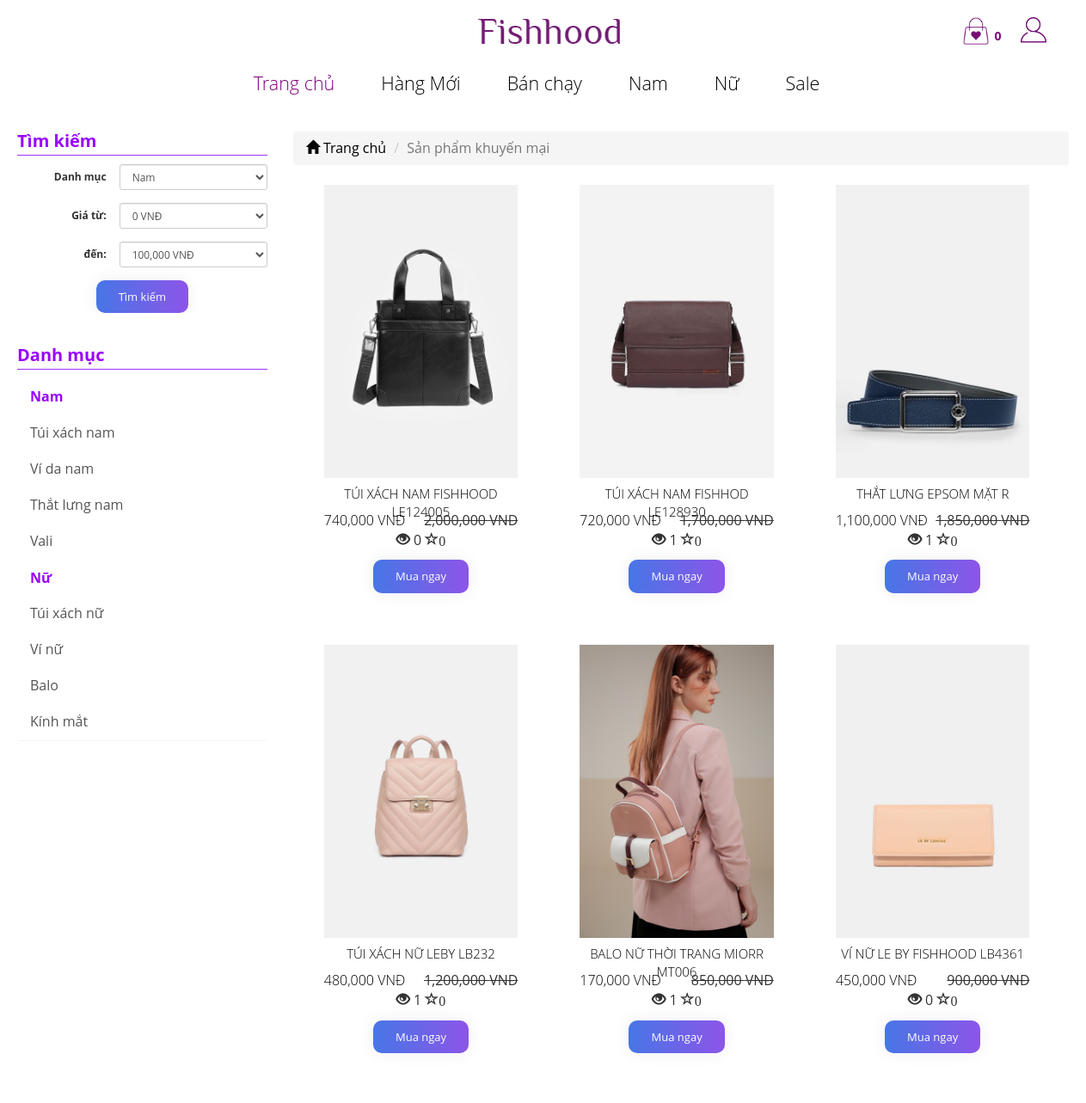
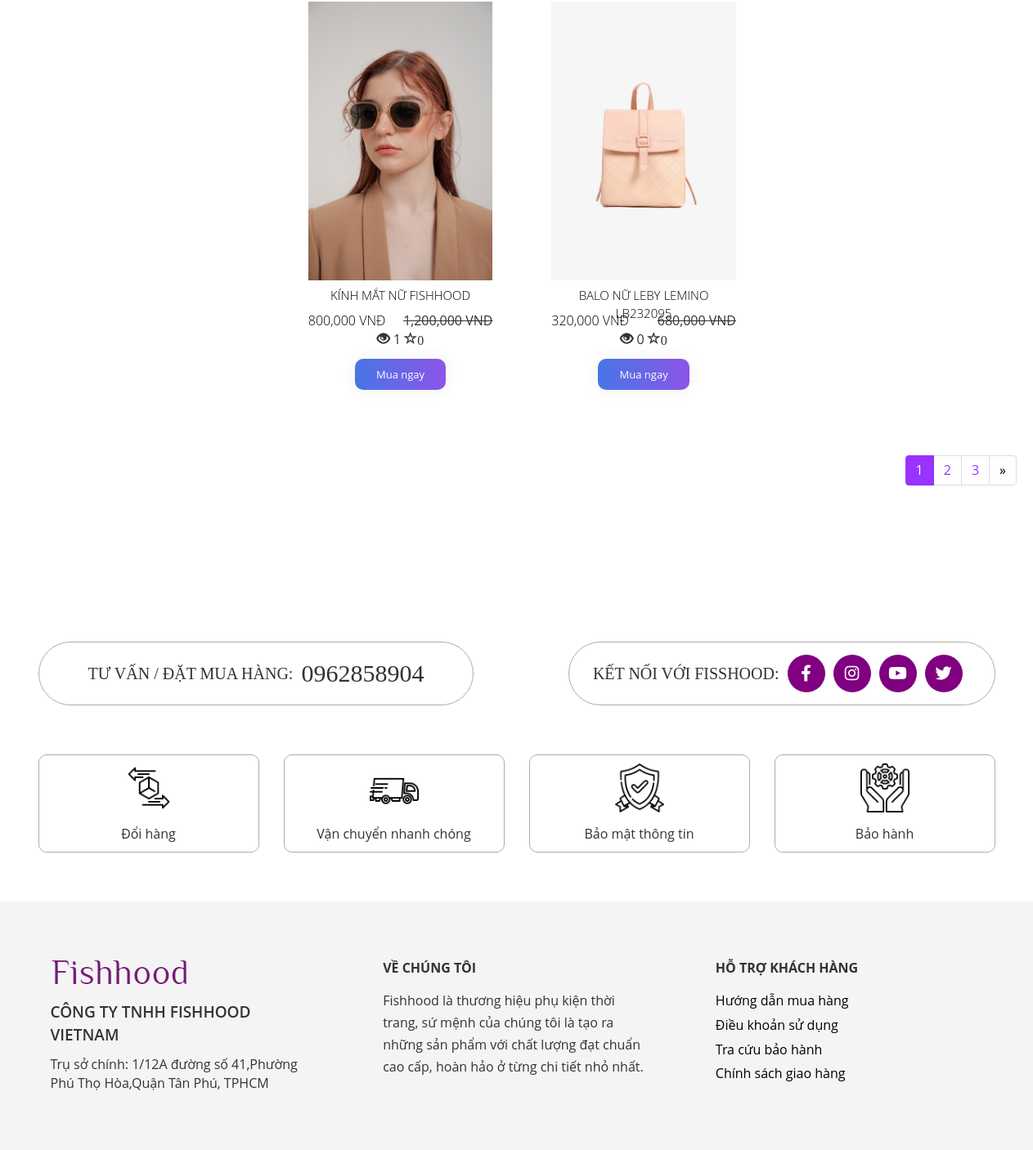
The app's page /index.php/product/discount with its own data (2 pictures, top to bottom).
### tables this page shows
CREATE TABLE IF NOT EXISTS `catalog` (
  `id` int(11) NOT NULL AUTO_INCREMENT,
  `name` varchar(100) NOT NULL,
  `description` varchar(255) DEFAULT NULL,
  `parent_id` int(11) NOT NULL,
  `sort_order` tinyint(4) NOT NULL,
  `created` datetime NOT NULL,
  PRIMARY KEY (`id`)
);

CREATE TABLE IF NOT EXISTS `product` (
  `id` int(255) NOT NULL AUTO_INCREMENT,
  `catalog_id` int(11) NOT NULL,
  `name` varchar(255) NOT NULL,
  `content` text NOT NULL,
  `price` decimal(15,2) NOT NULL DEFAULT '0.00',
  `discount` int(11) DEFAULT '0',
  `amount` int(11) DEFAULT NULL,
  `image_link` varchar(100) NOT NULL,
  `image_list` text NOT NULL,
  `view` int(11) NOT NULL DEFAULT '0',
  `buyed` int(255) NOT NULL,
  `rate_total` int(255) NOT NULL DEFAULT '4',
  `rate_count` int(255) NOT NULL DEFAULT '1',
  `created` int(11) NOT NULL,
  PRIMARY KEY (`id`)
);

### application/controllers/Product.php (called while the page is built, shortened)
<?php
class Product extends MY_Controller {
	public function __construct()
	{
		parent::__construct();
		$this->load->model('product_model');
		$this->load->model('catalog_model');
	}
	public function discount()
	{
		$input = array();
		$input['order'] = array('discount','DESC');
		$this->load->library('pagination');
		$base_url = base_url('product/discount');
		$total =20;
		$per = 8;
		$uri = 3;
		$config = pagination($base_url,$total,$per,$uri);
		$segment = $this->uri->segment(3);
		$segment = intval($segment);
		$input['limit'] = array($config['per_page'],$segment);
		$product_list = $this->product_model->get_list($input);
		$this->data['product_list'] = $product_list;
		$this->data['temp']='site/product/discount';
		$this->load->view('site/layoutsub',$this->data);
	}
}

### index.php (called while the page is built, shortened)
<?php
require_once BASEPATH.'core/CodeIgniter.php';

### application/core/MY_Controller.php (called while the page is built, shortened)
<?php
class MY_Controller extends CI_Controller {
	function __construct()
	{
		$controller = $this->uri->segment(1);
		switch ($controller) {
			default:
				$input = array();
				$input['where'] = array('parent_id' => '1');
				$input['order'] = array('sort_order', 'ASC');
				$catalog = $this->catalog_model->get_list($input);
				foreach ($catalog as $value) {
					$input= array();
					$input['where'] = array('parent_id' => $value->id);
					$input['order'] = array('sort_order', 'ASC');
					$sub = $this->catalog_model->get_list($input);
					$value->sub=$sub;
				}
				break;
		}
	}
}

### application/core/MY_Model.php (called while the page is built, shortened)
<?php if ( ! defined('BASEPATH')) exit('No direct script access allowed');
class MY_Model extends CI_Model {
    var $table = '';
    var $key = 'id';
    var $order = '';
    function get_list($input = array())
    {
        $query = $this->db->get($this->table);
        return $query->result();
    }
    protected function get_list_set_input($input = array())
    {
        if ((isset($input['where'])) && $input['where'])
        {
            $this->db->where($input['where']);
        }
        if (isset($input['order'][0]) && isset($input['order'][1]))
        {
            $this->db->order_by($input['order'][0], $input['order'][1]);
        }
        else
        {
            $order = ($this->order == '') ? array($this->table.'.'.$this->key, 'desc') : $this->order;
            $this->db->order_by($order[0], $order[1]);
        }
        if (isset($input['limit'][0]) && isset($input['limit'][1]))
        {
            $this->db->limit($input['limit'][0], $input['limit'][1]);
        }
    }
}
?>

### application/views/site/product/discount.php (the view, shortened to what this page needs)
<div class="col-xs-12 col-sm-9 col-md-9 col-lg-9 clearpaddingr">
	<div class="col-xs-12 col-sm-12 col-md-12 col-lg-12 clearpadding">
		<ol class="breadcrumb">
			<li><a href="<?php echo base_url(); ?>"><span class="glyphicon glyphicon-home" aria-hidden="true"></span> Trang chủ</a></li>
			<li class="active">Sản phẩm khuyến mại</li>
		</ol>
		<div class="panel-info">
			<div class="panel-body">
				<div class="col-xs-12 col-sm-12 col-md-12 col-lg-12 clearpadding">
					<?php foreach ($product_list as $value) {
						$name = covert_vi_to_en($value->name);
						$name = strtolower($name);
					?>
						<div class="col-xs-12 col-sm-6 col-md-3 col-lg-3 re-padding">
							<div class="product_item">
								<div class="product-image">
									<a href="<?php echo base_url($name . '-p' . $value->id); ?>">
										<img src="<?php echo base_url(); ?>upload/product/<?php echo $value->image_link; ?>" alt="" class="">
									</a>
								</div>
								<p class="product_name">
									<a href="<?php echo base_url($name . '-p' . $value->id); ?>">
										<?php echo $value->name; ?>
									</a>
								</p>
								<?php if ($value->discount > 0) {
									$new_price = $value->price - $value->discount; ?>
									<p class="product__count">
										<span class='price text-right'>
											<?php echo number_format($new_price); ?> VNĐ
										</span>
										<del class="product-discount">
											<?php echo number_format($value->price); ?> VNĐ
										</del>
									</p>
								<?php	} ?>
								<p><span class="glyphicon glyphicon-eye-open" aria-hidden="true" title="Số lượt xem"></span> <?php echo $value->view; ?> <span class="glyphicon glyphicon-star-empty" aria-hidden="true" title="Số lượng đặt mua"><?php echo $value->buyed; ?></p>
								<a href="<?php echo base_url('cart/add/' . $value->id); ?>">
									<button class='btn__sidebar'>
										Mua ngay
									</button>
								</a>
							</div>
						</div>
					<?php } ?>
				</div>
				<?php echo $this->pagination->create_links(); ?>
			</div>
		</div>
	</div>
</div>

### application/views/site/sidebar.php (shortened to what this page needs)
<?php
$catalog_id = isset($catalog_id) ? $catalog_id : NULL;
$price_from = isset($price_from) ? $price_from : NULL;
$price_to = isset($price_to) ? $price_to : NULL;
?>
<div class="col-xs-12 col-sm-3 col-md-3 col-lg-3 clearpaddingl">
	<div class="panel panel-info">
		<div class="primary">
			<h3>Tìm kiếm</h3>
		</div>
		<div class="panel-body" style="padding:0px">
			<form class="form-horizontal text-center" method="post" action="<?php echo base_url('product/search'); ?>">
				<div class="form-group form-group-sm">
					<label class="col-sm-5 clearpaddingl control-label" for="formGroupInputSmall">
						Danh mục
					</label>
					<div class="col-sm-7" style="padding-left: 0px">
						<select class="form-control" name="catalog_id">
							<?php foreach ($catalog as $value) { ?>
								<option value="<?php echo $value->id; ?>" style='font-weight: bold' <?php if ($value->id == $catalog_id) echo 'selected'; ?>>
									<?php echo $value->name; ?>
								</option>
					</div>
				<?php } ?>
				</div>
		</div>
		<div class="form-group form-group-sm">
			<label class="col-sm-5 control-label" for="formGroupInputSmall">Giá từ:</label>
			<div class="col-sm-7" style="padding-left: 0px">
				<select class="form-control" name="price_from">
					<?php for ($i = 0; $i < 1400000; $i = $i + 100000) { ?>
						<option value="<?php echo $i ?>" <?php if ($i == $price_from) echo 'selected'; ?>><?php echo number_format($i); ?> VNĐ</option>
					<?php } ?>
				</select>
			</div>
		</div>
		<div class="form-group form-group-sm">
			<label class="col-sm-5 control-label" for="formGroupInputSmall">đến:</label>
			<div class="col-sm-7" style="padding-left: 0px">
				<select class="form-control" name="price_to">
					<?php for ($i = 100000; $i < 1500000; $i = $i + 100000) { ?>
						<option value="<?php echo $i ?>" <?php if ($i == $price_to) echo 'selected'; ?>><?php echo number_format($i); ?> VNĐ</option>
					<?php } ?>
				</select>
			</div>
		</div>
		<button class="btn__sidebar" type="submit" name='submit'>Tìm kiếm</button>
	</div>
</div>
<div class="panel panel-info">
	<div class="panel-body" style="padding:0px">
		<div class="primary" style="margin-top: 38px;">
			<h3>Danh mục</h3>
		</div>
		<div class="list-group">
			<?php foreach ($catalog as $value) {
				$name = covert_vi_to_en($value->name);
				$name = strtolower($name);
			?>
				<div class="list-group">
					<a href="<?php echo base_url($name . '-c' . $value->id); ?>" class="list-group-item active">
						<?php echo $value->name; ?>
					</a>
					<?php foreach ($value->sub as $val) {
						$namesub = covert_vi_to_en($val->name);
						$namesub = strtolower($namesub);
					?>
						<a href="<?php echo base_url($namesub . '-c' . $val->id); ?>" class="list-group-item list__cus"><?php echo $val->name; ?></a>
					<?php } ?>
				</div>
			<?php } ?>
		</div>
	</div>
</div>
</div>

### public/site/css/style.css (style rules this page uses)
.clearpadding { padding: 0; }
.clearpaddingl { padding-left: 0px; }
.clearpaddingr { padding-right: 0px; }
.re-padding { padding-right: 5px; padding-left: 5px; }
.panel { margin-bottom: 0px; border-bottom: none; }
.product_item { border: 1px solid #DDDDDD; border-radius: 10px; text-align: center; padding-top: 8px; padding-bottom: 8px; margin-bottom: 5px; }
.product_name { max-height: 20px; text-transform: uppercase; font-size: 14px; color: #337ab7; font-weight: bold; }
.price { color: red; font-weight: bold; }
.product-image { margin-top: 8px; margin-bottom: 8px; }
.product-image img { width: 95%; height: 275px; transition: all .4s ease; -webkit-transition: all .4s ease; -moz-transition: all .4s ease; -o-transition: all .4s ease; }
.breadcrumb { margin-bottom: 8px; }
.list-group { margin-bottom: 0px; }
.list-group-item.active, .list-group-item.active:hover, .list-group-item.active:focus { color: #31708f; background-color: #d9edf7; border-color: #bce8f1; }

### public/site/css/style1.css (style rules this page uses)
*, *::before, *::after { margin: 0; padding: 0; box-sizing: border-box; }
body { font-family: 'Open Sans', sans-serif; font-size: 16px; }
img { display: block; max-width: 100%; }
a { text-decoration: none; color: black; }
ul, ol { list-style: none; margin: 0; }
.panel-info { border: none !important; border-color: white; }
.panel-body { padding: 15px 0; }
.product_item { border: none; text-align: center; padding-top: 0; padding-bottom: 0; margin-bottom: 0; }
.product-image { margin-top: 0; }
.product-image img { width: 260px; height: 341px; object-fit: cover; transform: none; }
.product_name { font-size: 15px; font-weight: 200; }
.product_name, .product_price { margin-bottom: 10px; }
.price { color: black; font-weight: 200; }
p { margin: 0; }
.list-group-item.active, .list-group-item.active:hover, .list-group-item.active:focus { color: #9900FF; background-color: transparent; border: none; font-weight: bold; }
.list__cus { border: none; }
.primary h3 { color: #9900FF; font-size: 20px; font-weight: bold; padding-bottom: 5px; margin-top: 0; border-bottom: 1px solid #9933FF; }
.btn__sidebar { background-image: linear-gradient(to right, #4776E6 0%, #8E54E9 51%, #4776E6 100%) }
.btn__sidebar { margin: 12px auto 0; padding: 10px 26px; text-align: center; transition: 0.5s; background-size: 200% auto; color: white; box-shadow: 0 0 20px #eee; border-radius: 10px; display: block; border: none; outline: none; font-size: 13px; }
.re-padding { padding-right: 0px; padding-left: 0px; margin: 0 36px 60px 36px; }
.product__count { display: flex; justify-content: space-between; }
.pagination>li>a, .pagination>li>span { color: #9933FF; }
.form-control { border-radius: 6px; }

### records on screen
catalog: name "Nam"
catalog: name "Túi xách nam"
catalog: name "Ví da nam"
catalog: name "Thắt lưng nam"
catalog: name "Vali"
catalog: name "Nữ"
catalog: name "Túi xách nữ"
catalog: name "Ví nữ"
catalog: name "Balo"
catalog: name "Kính mắt"
product: image_link (picture), name "TÚI XÁCH NAM FISHHOOD LE124005", new_price "740,000", price "2,000,000", view "0", buyed "0"
product: image_link (picture), name "TÚI XÁCH NAM FISHHOD LE128930", new_price "720,000", price "1,700,000", view "1", buyed "0"
product: image_link (picture), name "THẮT LƯNG EPSOM MẶT R", new_price "1,100,000", price "1,850,000", view "1", buyed "0"
product: image_link (picture), name "TÚI XÁCH NỮ LEBY LB232", new_price "480,000", price "1,200,000", view "1", buyed "0"
product: image_link (picture), name "BALO NỮ THỜI TRANG MIORR MT006", new_price "170,000", price "850,000", view "1", buyed "0"
product: image_link (picture), name "VÍ NỮ LE BY FISHHOOD LB4361", new_price "450,000", price "900,000", view "0", buyed "0"
product: image_link (picture), name "KÍNH MẮT NỮ FISHHOOD", new_price "800,000", price "1,200,000", view "1", buyed "0"
product: image_link (picture), name "BALO NỮ LEBY LEMINO LB232095", new_price "320,000", price "680,000", view "0", buyed "0"

### other values on screen
$total_items "0"
$this->pagination->create_links() "1 2 3 »"
form field catalog_id "Nam"
form field price_from "0 VNĐ"
form field price_to "100,000 VNĐ"
